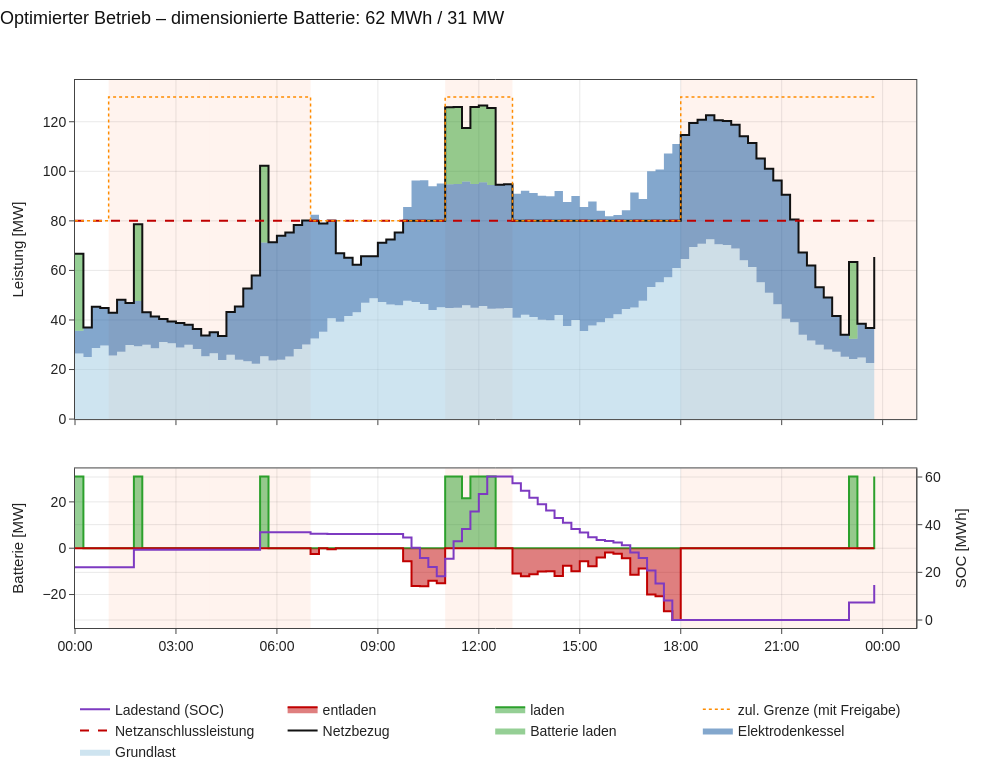

The notebook cell this image was saved under:
### Markdown cell above
### 8 · Hauptplot: Optimierter Betrieb

Verbrauchsseite als gestapelte Flächen (Grundlast + Kessel + Batterieladung = Gesamtlast).
Die **rote gestrichelte Linie** ist die reguläre Netzanschlussleistung – sichtbar, wo sie
überschritten wird. Die **schwarze Linie** ist der tatsächliche Netzbezug; er bleibt außerhalb der
Freigabe-Stunden (orange) darunter, weil die **Batterie** die Differenz liefert.

### Code cell
fig = make_subplots(rows=2, cols=1, shared_xaxes=True, row_heights=[0.68, 0.32],
                    vertical_spacing=0.09,
                    specs=[[{"secondary_y": False}], [{"secondary_y": True}]])

# oben: gestapelte Verbrauchsflächen
fig.add_trace(go.Scatter(x=res.index, y=res["Grundlast"], name="Grundlast", line_shape="hv",
                         stackgroup="v", line=dict(width=0, color=FARBEN["grund"])), row=1, col=1)
fig.add_trace(go.Scatter(x=res.index, y=res["Elektrodenkessel"], name="Elektrodenkessel",
                         line_shape="hv", stackgroup="v", line=dict(width=0, color=FARBEN["kessel"])), row=1, col=1)
fig.add_trace(go.Scatter(x=res.index, y=res["Bat_laden"], name="Batterie laden", line_shape="hv",
                         stackgroup="v", line=dict(width=0, color=FARBEN["laden"])), row=1, col=1)
fig.add_trace(go.Scatter(x=res.index, y=res["Netzbezug"], name="Netzbezug", line_shape="hv",
                         line=dict(color=FARBEN["netz"], width=2)), row=1, col=1)
fig.add_trace(go.Scatter(x=res.index, y=[P_netz_normal] * T, name="Netzanschlussleistung",
                         line=dict(color=FARBEN["limit"], dash="dash", width=2)), row=1, col=1)
fig.add_trace(go.Scatter(x=res.index, y=res["Netzlimit"], name="zul. Grenze (mit Freigabe)",
                         line_shape="hv", line=dict(color="darkorange", dash="dot", width=1.5)), row=1, col=1)

# unten: Batterie
fig.add_trace(go.Scatter(x=res.index, y=res["Bat_laden"], name="laden", line_shape="hv",
                         fill="tozeroy", line=dict(color=FARBEN["laden"])), row=2, col=1, secondary_y=False)
fig.add_trace(go.Scatter(x=res.index, y=-res["Bat_entladen"], name="entladen", line_shape="hv",
                         fill="tozeroy", line=dict(color=FARBEN["entladen"])), row=2, col=1, secondary_y=False)
fig.add_trace(go.Scatter(x=res.index, y=res["SOC"], name="Ladestand (SOC)", line_shape="hv",
                         line=dict(color=FARBEN["soc"], width=2)), row=2, col=1, secondary_y=True)

markiere_freigabe(fig)
fig.update_yaxes(title_text="Leistung [MW]", row=1, col=1)
fig.update_yaxes(title_text="Batterie [MW]", row=2, col=1, secondary_y=False)
fig.update_yaxes(title_text="SOC [MWh]", row=2, col=1, secondary_y=True)
fig.update_xaxes(tickformat="%H:%M", dtick=3 * 3600 * 1000)   # Zeitachse technisch: nur HH:MM
fig.update_layout(title=dict(text=f"Optimierter Betrieb – dimensionierte Batterie: {E_bat_opt:.0f} MWh / {P_bat_opt:.0f} MW",
                             x=0.0, xanchor="left", y=0.985, yanchor="top"),
                  height=780, width=1000,
                  legend=dict(orientation="h", yanchor="top", y=-0.12, x=0),
                  margin=dict(t=80, r=30, l=75, b=115))
fig.show(config=PLOT_CONFIG)
